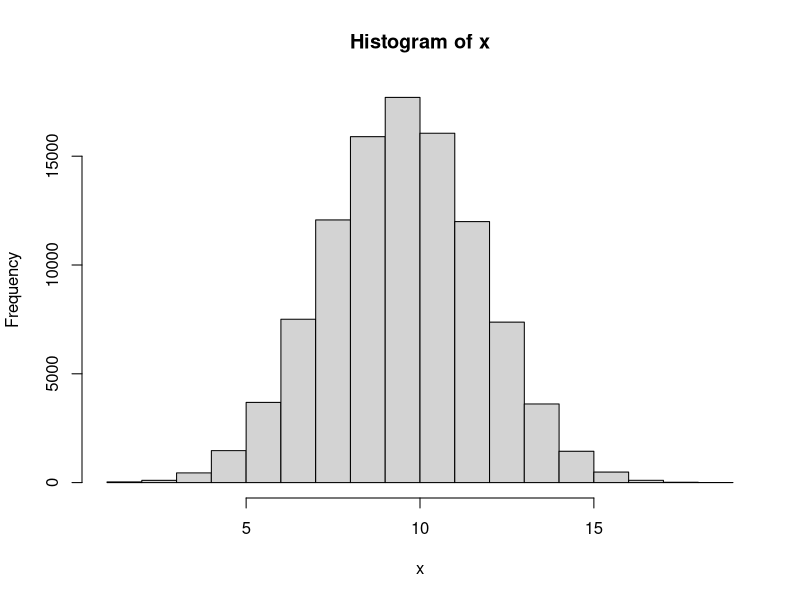
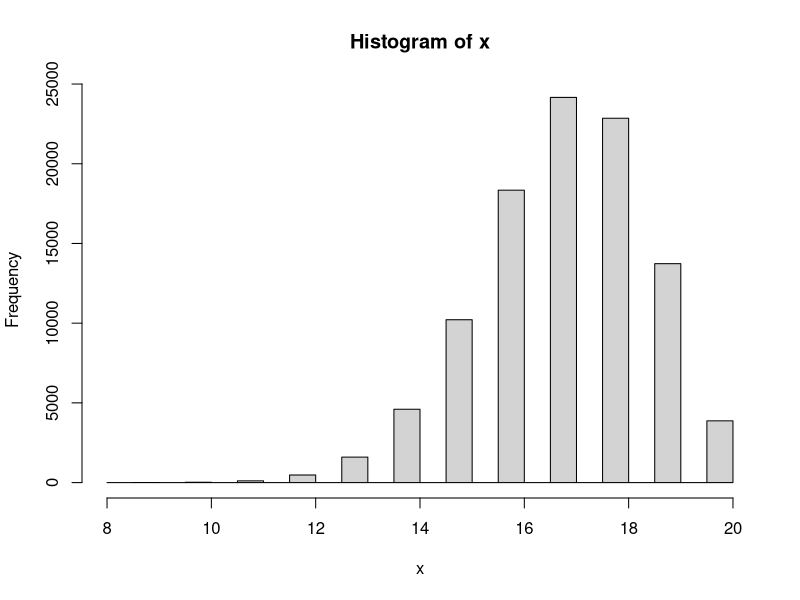

Here is the R script that generated these plots, in order:
#------------------

# Answer to the Question # 01

#------------------

# Answer to the No 1 of Question # 01 

#a) 

# Taking a sample with n = 20 and p = 0.5 (given on the question)

x1 <- rbinom(1, 20, 0.5)

#The value of x1

x1


#b) 

#Finding the range for x1 with n = 20 and p = 0.5


n <- 20

p <- 0.5


# Finding and defining the minimum value

min_value <- min(0, n)

# Finding and defining the maximum value

max_value <- max(0:n)

# Calculate the cumulative probability at the minimum value

cdf_min <- pbinom(min_value, n, p)

# Calculate the cumulative probability at the maximum value

cdf_max <- pbinom(max_value, n, p)

# Range of the binomial distribution

range_binomial <- c(min_value, max_value)

range_binomial


# Answer to the question No.2 of Question.1

# Repeating Question.1 of (1) for N = 1,00,000 times


N <- 100000

x <- rep(NA, N)

x

for (i in 1: N){
  x[i] <- rbinom(1, 20, 0.5)
}

x

# Plot the histogram

hist(x)

#Find the minimum and maximum value

max(x)

min(x)


#3 of Q.1 

# Now setting if x is bigger or less than 15 then y = 1 . And y = 0 otherwise.

y_1 <- ifelse(c(x)>=15, 1,0)

y_1


# 4 of Q.1

#Calculating summation of y

sum(y_1)


#5 of Q.1 

# Now repeating all the steps above for n = 20 and p = 0.85


#a) 

# Taking a sample 

x1 <- rbinom(1, 20, 0.85)
x1


#b)

#Finding the range for x1

n <- 20

p <- 0.85

# Find the minimum value

min_value <- min(0, n)

# Find the maximum value

max_value <- max(0:n)

# Calculate the cumulative probability at the minimum value

cdf_min <- pbinom(min_value, n, p)

# Calculate the cumulative probability at the maximum value

cdf_max <- pbinom(max_value, n, p)

# Range of the binomial distribution

range_binomial <- c(min_value, max_value)

range_binomial


#c. 

# Now taking N = 100000 times

N <- 100000

x <- rep(NA, N)

x

for (i in 1: N){
  x[i] <- rbinom(1, 20, 0.85)
}

x

# Plot the histogram

hist(x)


#Find the minimum and maximum value

max(x)

min(x)


#d. 

# Now setting if x is bigger or less than 15 then y = 1 . And y = 0 otherwise

y_1 <- ifelse(c(x)>=15, 1,0)

y_1

#e. 

#Calculating summation of y

sum(y_1)


#f. 

#Calculating summation of y divided by N

sum(y_1) / N


# ---------------------------------------------

# Answer to the Question # 01 - (6) : 

# ---------------------------------------------


# Now I have to make a guess about type I and type II errors for Null Hypothesis H0: p0 = 0.5 VS Alternative hypothesis H1: p1 = 0.85. For setting that what is the chance of a fair coin landing on heads at least 15 times out of 20 flips?


# Type I error means we reject the null hypothesis when it is true. It is also known as 'False Positive'. The significance level or alpha (a) is the probability of making a type I error. We usually set it as 0.05 or 0.01.


# The chance of a fair coin landing on heads at least 15 times out of 20 flips, we are using binomial distribution and a two-tailed test for this question. By calculating on the calculator it is found that the probability of getting 15 or more successes out of 20 trials when the p0 = 0.5 is approximately 0.026. So, it can be said that if the p0 = 0.5, we would reject the null hypothesis and conclude that the proportion is significantly different from 0.5 in about 2.6% of the cases.

# On the other hand, Type II error means we fail to reject the null hypothesis when it is actually false. It is also known as 'False Negative'. The probability of making a type II error is denoted by beta (B).

# To find the probability of a type II error, we know that for the alternative hypothesis, p1 = 0.85. By calculating on the calculator, we got that the chance of a fair coin landing on heads at least 15 times out of 20 flips when p1 = 0.85 is approximately 0.408. This means we would fail to reject the null hypothesis and conclude that the proportion is not significantly different from 0.5 in about 40.8% of the cases.

# In summary, the estimated probabilities of making a type I error and a type II error for this hypothesis test are approximately 0.026 and 0.408, respectively.



# ---------------------------------------------

#Answer to the Q. 2 :

# ---------------------------------------------


# Here is the sample: 2 2 1 2 2 2 1 1 2 1 1 2 2 1 1 2 1 2 2 2 1 2 1 2 1 2 2 2 2 2 2 2 2 1 2 1 2 1 2 2


# We have to test whether the sample is random or not.


# To test whether the process of treatment assignments is random, we will use a chi-squared fit test. At first, we will count the number of treatments of each type, and then compare the observed frequencies to the expected frequencies under the assumption of a random process.

# In this case, there are 40 treatments. Among them:
  
# For Observed frequencies: Type 1 = 18 treatments and Type 2 = 22 treatments.

# Expected frequencies (we assume that there is randomness): Type 1 = 20 treatments and Type 2 = 20  treatments. (As there are 40 treatments in total and a 50% chance of each type).


# To calculate the chi-squared statistic, we can use the formula:
  
#  χ2 = Σ ((Oi - Ei)² / Ei)

# Here,

# Oi = Observed Frequency for category  i , (here i = 1 or 2), 

# Ei = Expected frequency for category i, (here i = 1 or 2).

# And the sum is taken over all categories.

# By using an online calculator and plugging the numbers, we got that:
  
  
# χ2 = ((18-20)²/20) + ((22-20)²/20) = 0.4


# To determine whether this value is statistically significant, we need to compare it to a chi-squared distribution with one degree of freedom (since we have two categories and one parameter estimated from the data). Using a table, we find that the p-value for this test is approximately 0.5, which is very large.

# Therefore, we fail to reject the null hypothesis that the treatment assignments are random. In other words, there is no evidence to suggest that the process was biased or non-random.

# [This question can be solved in multiple ways]

# ---------------------------------------------

#Answer to the Q. 3 :

# ---------------------------------------------


#Answer for 3 - a


#1

# Taking a sample

x2 <- rbinom(1, 1, 0.5)
x2


#Then identify the range

n <- 1
p <- 0.5


# Find the minimum value

min_value <- min(0, n)


# Find the maximum value

max_value <- max(0:n)


# Calculate the cumulative probability at the minimum value

cdf_min <- pbinom(min_value, n, p)

# Calculate the cumulative probability at the maximum value

cdf_max <- pbinom(max_value, n, p)

# Range of the binomial distribution

range_binomial <- c(min_value, max_value)

range_binomial


#For question 3 - (a) - #2 and #3

# Patient will get “A” if x2 = 1, and get “B” if x2 = 0

# Repeating 1 & 2 for N = 40


N <- 40
x <- rep(NA, N)

x

for (i in 1: N){
  x[i] <- rbinom(1, 1, 0.5)
}

x

# Now assigning A and B for 1 and 0 respectively.

x[x == 1] <- "A"
x[x == 0] <- "B"


# print the modified values of x

print(x)


#Number of A and B

table(x)


# --------------------------------------------


# --------------------------------------------


#Answer for 3 - b

# Now we will use random permutated block randomization with a block size of 40 (including 20 “A”s and 20 “B”s)

# Set the block size

block_size <- 40


# Create a vector of treatment assignments

treatments <- rep(c("A", "B"), length.out = block_size*1)


# Create a vector of block assignments

blocks <- rep(1:1, each = block_size)


# Randomly permute the blocks

blocks <- sample(blocks)


# Order the treatment assignments within each block

for (i in 1:1) {
  treatments[blocks == i] <- sample(treatments[blocks == i])
}

# View the resulting treatment assignments by block

a <- split(treatments, blocks)

a

#Calculating the Number of A and B

table(a)

# The difference between 3(a) and 3 (b) is that - in 3 (a), though the probability is p = 0.5, for the N = 40, the number of A and B is not the same. For my case , A = 18 and B = 22. But, in 3 (b) we used random permutated block randomization with a block size of 40. And for this case number of A and B is same. For my case , A = 20 and B = 20.



# --------------------------------------------

# --------------------------------------------


# Answer for 3 - c


# Set the block size of 8


block_size <- 8


# Create a vector of treatment assignments


treatments <- rep(c("A", "B"), length.out = block_size*5)


# Create a vector of block assignments


blocks <- rep(1:5, each = block_size)


# Randomly permute the blocks

blocks <- sample(blocks)



# Order the treatment assignments within each block

for (i in 1:5) {
  treatments[blocks == i] <- sample(treatments[blocks == i])
}


# View the resulting treatment assignments by block. There are 5 different blocks with a block size of 8


d <- split(treatments, blocks)
d

# Now, merging all the 5 different blocks into 1. So, now there will be 40


b <- unsplit(treatments, blocks)

b


#Number of A and B

table(b)

# The difference between 3(b) and 3 (c) is that - in 3 (b), we used random permutated block randomization with a block size of 40. And for this case number of A and B is same. For my case , it was A = 20 and B = 20. But, in 3 (c) though we used random permutated block randomization, but this time with a block size of 8. After that we added all the 8 blocks so total sample is 40. And for this case number of A and B is not same. For my case , it was A = 24 and B = 16. 

# If we stop the study for toxicity for in sample size = 20, then for 3 (b) = The difference between number of A and B will not be that much. 

# But, for 3 (c) = The difference between the number of A and B will be more than 3 (b)
